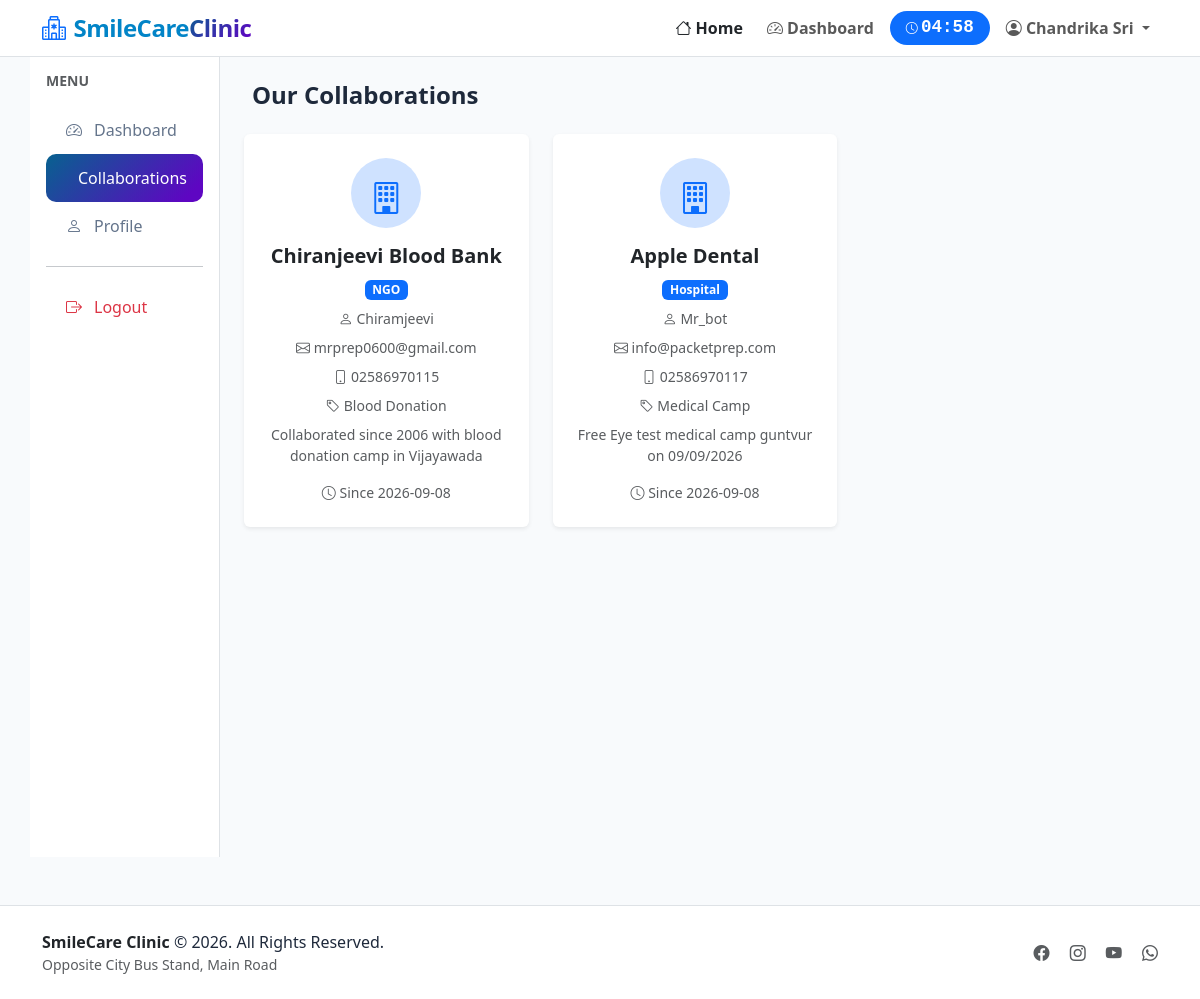
Page /collaborations (signed in) on the committed database.
### tables this page shows
CREATE TABLE collaborations(
            id INTEGER PRIMARY KEY AUTOINCREMENT,
            org_name TEXT NOT NULL,
            org_type TEXT NOT NULL,
            contact_person TEXT NOT NULL,
            email TEXT NOT NULL,
            phone TEXT,
            partnership_type TEXT,
            description TEXT,
            joined_date TIMESTAMP DEFAULT CURRENT_TIMESTAMP,
            is_active INTEGER DEFAULT 1
        );

### app.py (the view)
@app.route('/collaborations')
def collaborations():
    conn = get_connect()
    cursor = conn.cursor()
    collabs = cursor.execute('''
        SELECT * FROM collaborations
        WHERE is_active = 1
        ORDER BY joined_date DESC
    ''').fetchall()
    conn.close()
    return render_template('collaborations.html', collaborations=collabs)

### app.py (called while the page is built)
def get_connect():
    conn = sqlite3.connect(db_name)
    conn.row_factory = sqlite3.Row
    return conn

@app.context_processor
def inject_session_time():
    login_time = session.get('login_time')
    if login_time:
        elapsed = int(time.time() - login_time)
        remaining = max(0, 300 - elapsed)
        minutes = remaining // 60
        seconds = remaining % 60
        time_left = f"{minutes:02d}:{seconds:02d}"
        return {'session_time_left': time_left, 'is_logged_in': 'user_id' in session}
    return {'session_time_left': '00:00', 'is_logged_in': False}

### templates/collaborations.html (shortened to what this page needs)
{% extends "base.html" %}
{% block content %}
<div class="container">
    <div class="row">
        {% if session.get('user_id') %}
        <div class="col-lg-2 col-md-3 bg-white vh-100 p-0 border-end" style="position: sticky; top: 70px; height: calc(100vh - 70px); overflow-y: auto;">
            <div class="p-3">
                <h6 class="text-muted text-uppercase small fw-bold mb-3">Menu</h6>
                {% if session.get('user_role') == 'admin' %}
                <a href="{{ url_for('admin_dashboard') }}" class="sidebar-link">
                    <i class="bi bi-speedometer2"></i> Dashboard
                </a>
                {% else %}
                <a href="{{ url_for('user_dashboard') }}" class="sidebar-link">
                    <i class="bi bi-speedometer2"></i> Dashboard
                </a>
                {% endif %}
                <a href="{{ url_for('collaborations') }}" class="sidebar-link active">
                     Collaborations
                </a>
                <a href="{{ url_for('profile') }}" class="sidebar-link">
                    <i class="bi bi-person"></i> Profile
                </a>
                <hr>
                <a href="{{ url_for('logout') }}" class="sidebar-link text-danger">
                    <i class="bi bi-box-arrow-right"></i> Logout
                </a>
            </div>
        </div>
        <div class="col-lg-10 col-md-9 p-4">
        {% else %}
        <div class="col-12 p-4">
        {% endif %}
            <h4 class="fw-bold mb-4">Our Collaborations</h4>
            <div class="row g-4">
                {% if collaborations %}
                    {% for collab in collaborations %}
                    <div class="col-md-4">
                        <div class="card border-0 shadow-sm card-hover h-100">
                            <div class="card-body text-center p-4">
                                <div class="bg-primary-subtle rounded-circle p-3 mx-auto mb-3" style="width: 70px; height: 70px;">
                                    <i class="bi bi-building fs-2 text-primary"></i>
                                </div>
                                <h5 class="fw-bold">{{ collab.org_name }}</h5>
                                <span class="badge bg-primary mb-2">{{ collab.org_type }}</span>
                                <p class="small text-muted mb-2">
                                    <i class="bi bi-person"></i> {{ collab.contact_person }}
                                </p>
                                <p class="small text-muted mb-2">
                                    <i class="bi bi-envelope"></i> {{ collab.email }}
                                </p>
                                {% if collab.phone %}
                                <p class="small text-muted mb-2">
                                    <i class="bi bi-phone"></i> {{ collab.phone }}
                                </p>
                                {% endif %}
                                <p class="small text-muted mb-2">
                                    <i class="bi bi-tag"></i> {{ collab.partnership_type or 'General Partnership' }}
                                </p>
                                {% if collab.description %}
                                <p class="small text-muted">{{ collab.description }}</p>
                                {% endif %}
                                <div class="text-muted small">
                                    <i class="bi bi-clock"></i> Since {{ collab.joined_date[:10] if collab.joined_date else 'N/A' }}
                                </div>
                            </div>
                        </div>
                    </div>
                    {% endfor %}
                {% endif %}
            </div>
        </div>
    </div>
</div>
{% endblock %}

### templates/base.html (style rules this page uses)
:root { --brand-gradient: linear-gradient(135deg, #07628f 0%, #5e06c2 90%); --brand-primary: #07628f; }
body { font-family: 'Segoe UI', Tahoma, Geneva, Verdana, sans-serif; background-color: #f8fafc; color: #1e293b; }
.sidebar-link { padding: 12px 20px; border-radius: 10px; color: #64748b; text-decoration: none; display: flex; align-items: center; gap: 12px; transition: all 0.2s ease; }
.sidebar-link.active { background: var(--brand-gradient); color: white; }

### rows in the picture
collaborations: org_name "Chiranjeevi Blood Bank", org_type "NGO", contact_person "Chiramjeevi", email "mrprep0600@gmail.com", phone "02586970115", partnership_type "Blood Donation", description "Collaborated since 2006 with blood donation camp in Vijayawada", joined_date "2026-09-08"
collaborations: org_name "Apple Dental", org_type "Hospital", contact_person "Mr_bot", email "info@packetprep.com", phone "02586970117", partnership_type "Medical Camp", description "Free Eye test medical camp guntvur on 09/09/2026", joined_date "2026-09-08"

### other values in the picture
{{ session.get('full_name') or session.get('username') }} "Chandrika Sri"
